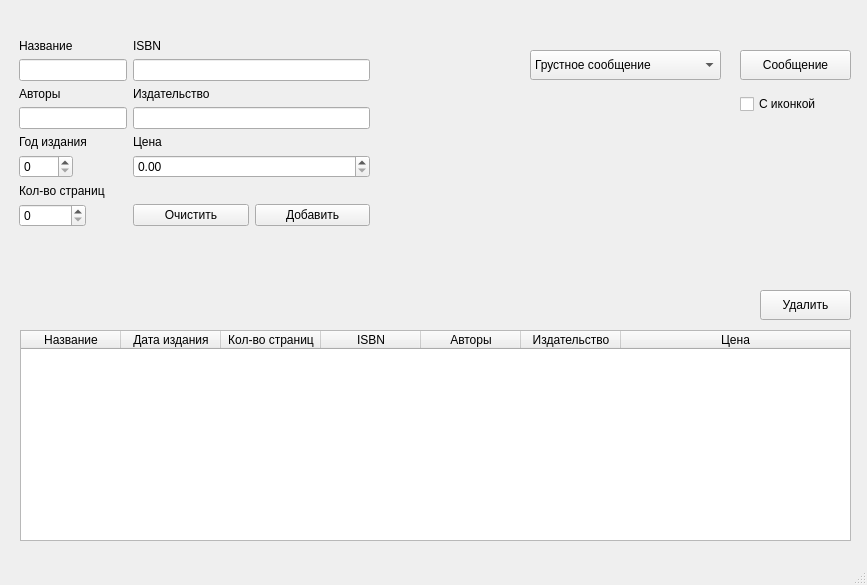
<?xml version="1.0" encoding="UTF-8"?>
<ui version="4.0">
 <class>MainWindow</class>
 <widget class="QMainWindow" name="MainWindow">
  <property name="geometry">
   <rect>
    <x>0</x>
    <y>0</y>
    <width>867</width>
    <height>585</height>
   </rect>
  </property>
  <property name="windowTitle">
   <string>MainWindow</string>
  </property>
  <widget class="QWidget" name="centralwidget">
   <widget class="QWidget" name="formLayoutWidget">
    <property name="geometry">
     <rect>
      <x>19</x>
      <y>39</y>
      <width>351</width>
      <height>271</height>
     </rect>
    </property>
    <layout class="QFormLayout" name="formLayout">
     <item row="0" column="0">
      <widget class="QLabel" name="label">
       <property name="text">
        <string>Название</string>
       </property>
      </widget>
     </item>
     <item row="0" column="1">
      <widget class="QLabel" name="label_2">
       <property name="text">
        <string>ISBN</string>
       </property>
      </widget>
     </item>
     <item row="1" column="0">
      <widget class="QLineEdit" name="leName"/>
     </item>
     <item row="1" column="1">
      <widget class="QLineEdit" name="leIsbn"/>
     </item>
     <item row="2" column="0">
      <widget class="QLabel" name="label_3">
       <property name="text">
        <string>Авторы</string>
       </property>
      </widget>
     </item>
     <item row="2" column="1">
      <widget class="QLabel" name="label_4">
       <property name="text">
        <string>Издательство</string>
       </property>
      </widget>
     </item>
     <item row="3" column="0">
      <widget class="QLineEdit" name="leAuthors"/>
     </item>
     <item row="3" column="1">
      <widget class="QLineEdit" name="lePublisher"/>
     </item>
     <item row="4" column="0">
      <widget class="QLabel" name="label_5">
       <property name="text">
        <string>Год издания</string>
       </property>
      </widget>
     </item>
     <item row="4" column="1">
      <widget class="QLabel" name="label_6">
       <property name="text">
        <string>Цена</string>
       </property>
      </widget>
     </item>
     <item row="5" column="0">
      <widget class="QSpinBox" name="sbPublicationYear">
       <property name="maximum">
        <number>2020</number>
       </property>
      </widget>
     </item>
     <item row="5" column="1">
      <widget class="QDoubleSpinBox" name="dsbPrice"/>
     </item>
     <item row="6" column="0">
      <widget class="QLabel" name="label_7">
       <property name="text">
        <string>Кол-во страниц</string>
       </property>
      </widget>
     </item>
     <item row="7" column="0">
      <widget class="QSpinBox" name="sbNPages">
       <property name="sizePolicy">
        <sizepolicy hsizetype="Maximum" vsizetype="Fixed">
         <horstretch>0</horstretch>
         <verstretch>0</verstretch>
        </sizepolicy>
       </property>
       <property name="maximum">
        <number>100000</number>
       </property>
      </widget>
     </item>
     <item row="7" column="1">
      <layout class="QHBoxLayout" name="horizontalLayout">
       <item>
        <widget class="QPushButton" name="btnClear">
         <property name="text">
          <string>Очистить</string>
         </property>
        </widget>
       </item>
       <item>
        <widget class="QPushButton" name="btnAdd">
         <property name="text">
          <string>Добавить</string>
         </property>
        </widget>
       </item>
      </layout>
     </item>
    </layout>
   </widget>
   <widget class="QTableWidget" name="twBooks">
    <property name="geometry">
     <rect>
      <x>20</x>
      <y>330</y>
      <width>831</width>
      <height>211</height>
     </rect>
    </property>
    <attribute name="horizontalHeaderCascadingSectionResizes">
     <bool>true</bool>
    </attribute>
    <attribute name="horizontalHeaderStretchLastSection">
     <bool>true</bool>
    </attribute>
    <attribute name="verticalHeaderStretchLastSection">
     <bool>false</bool>
    </attribute>
    <column>
     <property name="text">
      <string>Название</string>
     </property>
    </column>
    <column>
     <property name="text">
      <string>Дата издания</string>
     </property>
    </column>
    <column>
     <property name="text">
      <string>Кол-во страниц</string>
     </property>
    </column>
    <column>
     <property name="text">
      <string>ISBN</string>
     </property>
    </column>
    <column>
     <property name="text">
      <string>Авторы</string>
     </property>
    </column>
    <column>
     <property name="text">
      <string>Издательство</string>
     </property>
    </column>
    <column>
     <property name="text">
      <string>Цена</string>
     </property>
    </column>
   </widget>
   <widget class="QPushButton" name="btnDelete">
    <property name="geometry">
     <rect>
      <x>760</x>
      <y>290</y>
      <width>91</width>
      <height>30</height>
     </rect>
    </property>
    <property name="text">
     <string>Удалить</string>
    </property>
   </widget>
   <widget class="QComboBox" name="cbMessageType">
    <property name="geometry">
     <rect>
      <x>530</x>
      <y>50</y>
      <width>191</width>
      <height>30</height>
     </rect>
    </property>
    <item>
     <property name="text">
      <string>Грустное сообщение</string>
     </property>
    </item>
    <item>
     <property name="text">
      <string>Веселое сообщение</string>
     </property>
    </item>
   </widget>
   <widget class="QPushButton" name="btnMessage">
    <property name="geometry">
     <rect>
      <x>740</x>
      <y>50</y>
      <width>111</width>
      <height>30</height>
     </rect>
    </property>
    <property name="text">
     <string>Сообщение</string>
    </property>
   </widget>
   <widget class="QCheckBox" name="cbWithIcon">
    <property name="geometry">
     <rect>
      <x>740</x>
      <y>90</y>
      <width>96</width>
      <height>28</height>
     </rect>
    </property>
    <property name="text">
     <string>С иконкой</string>
    </property>
   </widget>
  </widget>
  <widget class="QMenuBar" name="menubar">
   <property name="geometry">
    <rect>
     <x>0</x>
     <y>0</y>
     <width>867</width>
     <height>27</height>
    </rect>
   </property>
  </widget>
  <widget class="QStatusBar" name="statusbar"/>
 </widget>
 <resources/>
 <connections/>
</ui>
